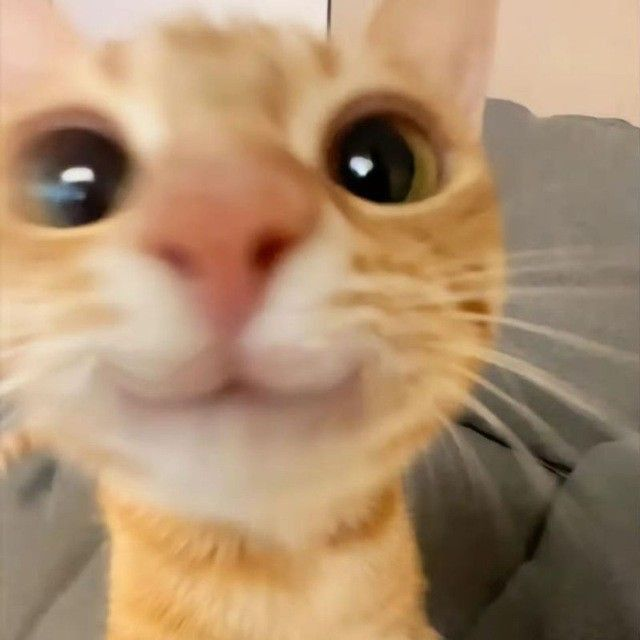
#> input picture before.jpg, 640 x 640 px
$ python halftone.py
#> lines starting #> are read from the running program, lines starting #| are printed output that depends on the picture; after the words box and inside, x2 and y2 are one past the last pixel; in counts of white or black regions, pixels touching at a corner belong together
from PIL import Image, ImageDraw, ImageSequence
import numpy as np
import os

def halftone_frame(img, dot_size):
    width, height = img.size
    pixels = np.array(img)

    frame = Image.new("RGB", (width, height), "white")
    draw = ImageDraw.Draw(frame)

    for y in range(0, height, dot_size):
        for x in range(0, width, dot_size):
            region = pixels[y:y + dot_size, x:x + dot_size]
            avg = np.mean(region)
            radius = (1 - avg / 255) * (dot_size / 2)
            draw.ellipse(
                (x + dot_size/2 - radius, y + dot_size/2 - radius,
                 x + dot_size/2 + radius, y + dot_size/2 + radius),
                fill="black"
            )

    return frame

def create_halftone_animation(image_path, output_gif="halftone_animation.gif",
                              start_dot=20, end_dot=3, steps=10):
#> called with image_path = 'before.jpg', output_gif = 'halftone_animation.gif', start_dot = 20, end_dot = 3, steps = 12
    img = Image.open(image_path).convert("L")  # grayscale
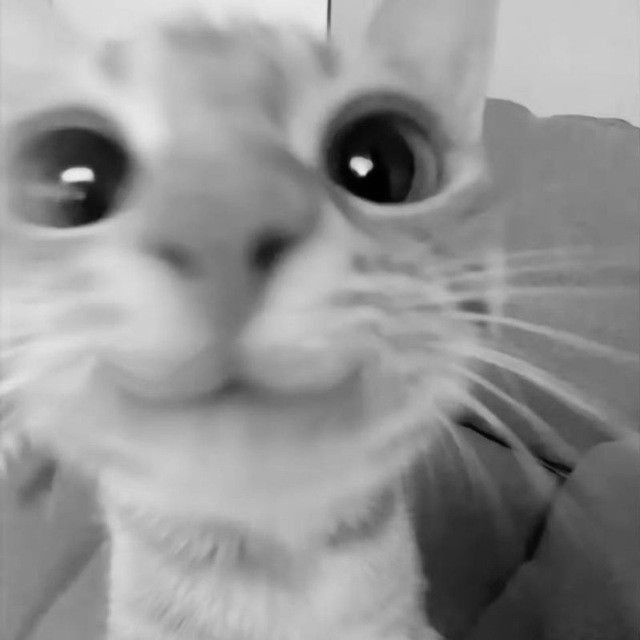
#> img: PIL image 640x640 L; min 0, max 241, mean 147.3
    img = img.resize((300, 300))  # Resize for speed and visibility
#> img: PIL image 300x300 L

    dot_sizes = np.linspace(start_dot, end_dot, steps).astype(int)
    frames = []

    for i, dot_size in enumerate(dot_sizes):
        print(f"Generating frame {i+1} with dot size {dot_size}")
        frame = halftone_frame(img, dot_size)
        frames.append(frame)
#> this loop made 12 passes
#> pass 1, in create_halftone_animation, `frame = halftone_frame(img, dot_size)`:
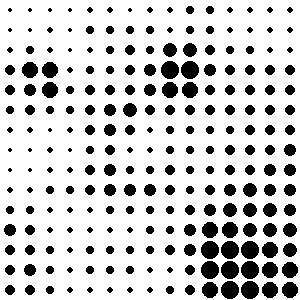
#> frame: PIL image 300x300 RGB; 80.7% white; 225 black regions (15 under 20 px), largest, box (x1, y1, x2, y2) and area: (161, 61, 179, 79) 256, (181, 61, 199, 79) 256, (201, 241, 219, 259) 256
#> pass 2, in create_halftone_animation, `frame = halftone_frame(img, dot_size)`:
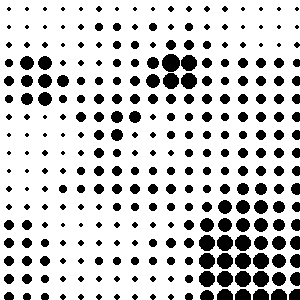
#> frame: PIL image 300x300 RGB; 79.6% white; 289 black regions (36 under 20 px), largest, box (x1, y1, x2, y2) and area: (162, 54, 180, 72) 256, (181, 55, 197, 71) 200, (163, 73, 179, 89) 200
#> pass 3, in create_halftone_animation, `frame = halftone_frame(img, dot_size)`:
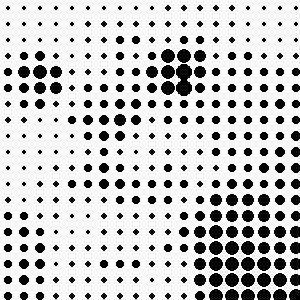
#> frame: PIL image 300x300 RGB; 79.4% white; 360 black regions (59 under 20 px), largest, box (x1, y1, x2, y2) and area: (176, 64, 192, 96) 400, (161, 49, 175, 63) 148, (177, 49, 191, 63) 148
#> after the loop, frames = 12 items

    # Save as GIF
    frames[0].save(output_gif, save_all=True, append_images=frames[1:], duration=200, loop=0)
    print(f"Saved animation as {output_gif}")

# Example usage
create_halftone_animation("before.jpg", steps=12) #Change the file path
